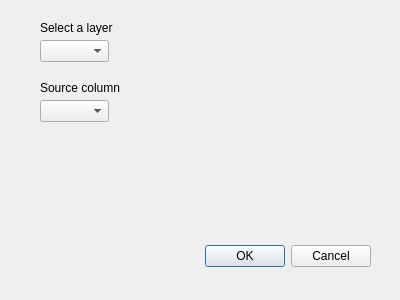
<?xml version="1.0" encoding="UTF-8"?>
<ui version="4.0">
 <class>CoordinatesTransformDialogBase</class>
 <widget class="QDialog" name="CoordinatesTransformDialogBase">
  <property name="geometry">
   <rect>
    <x>0</x>
    <y>0</y>
    <width>400</width>
    <height>300</height>
   </rect>
  </property>
  <property name="windowTitle">
   <string>CoordsTransform</string>
  </property>
  <widget class="QDialogButtonBox" name="button_box">
   <property name="geometry">
    <rect>
     <x>30</x>
     <y>240</y>
     <width>341</width>
     <height>32</height>
    </rect>
   </property>
   <property name="orientation">
    <enum>Qt::Horizontal</enum>
   </property>
   <property name="standardButtons">
    <set>QDialogButtonBox::Cancel|QDialogButtonBox::Ok</set>
   </property>
  </widget>
  <widget class="QComboBox" name="comboBox">
   <property name="geometry">
    <rect>
     <x>40</x>
     <y>40</y>
     <width>69</width>
     <height>22</height>
    </rect>
   </property>
  </widget>
  <widget class="QLabel" name="label">
   <property name="geometry">
    <rect>
     <x>40</x>
     <y>20</y>
     <width>101</width>
     <height>16</height>
    </rect>
   </property>
   <property name="text">
    <string>Select a layer</string>
   </property>
  </widget>
  <widget class="QComboBox" name="comboBox_2">
   <property name="geometry">
    <rect>
     <x>40</x>
     <y>100</y>
     <width>69</width>
     <height>22</height>
    </rect>
   </property>
  </widget>
  <widget class="QLabel" name="label_2">
   <property name="geometry">
    <rect>
     <x>40</x>
     <y>80</y>
     <width>101</width>
     <height>16</height>
    </rect>
   </property>
   <property name="text">
    <string>Source column</string>
   </property>
  </widget>
 </widget>
 <resources/>
 <connections>
  <connection>
   <sender>button_box</sender>
   <signal>accepted()</signal>
   <receiver>CoordinatesTransformDialogBase</receiver>
   <slot>accept()</slot>
   <hints>
    <hint type="sourcelabel">
     <x>20</x>
     <y>20</y>
    </hint>
    <hint type="destinationlabel">
     <x>20</x>
     <y>20</y>
    </hint>
   </hints>
  </connection>
  <connection>
   <sender>button_box</sender>
   <signal>rejected()</signal>
   <receiver>CoordinatesTransformDialogBase</receiver>
   <slot>reject()</slot>
   <hints>
    <hint type="sourcelabel">
     <x>20</x>
     <y>20</y>
    </hint>
    <hint type="destinationlabel">
     <x>20</x>
     <y>20</y>
    </hint>
   </hints>
  </connection>
 </connections>
</ui>
